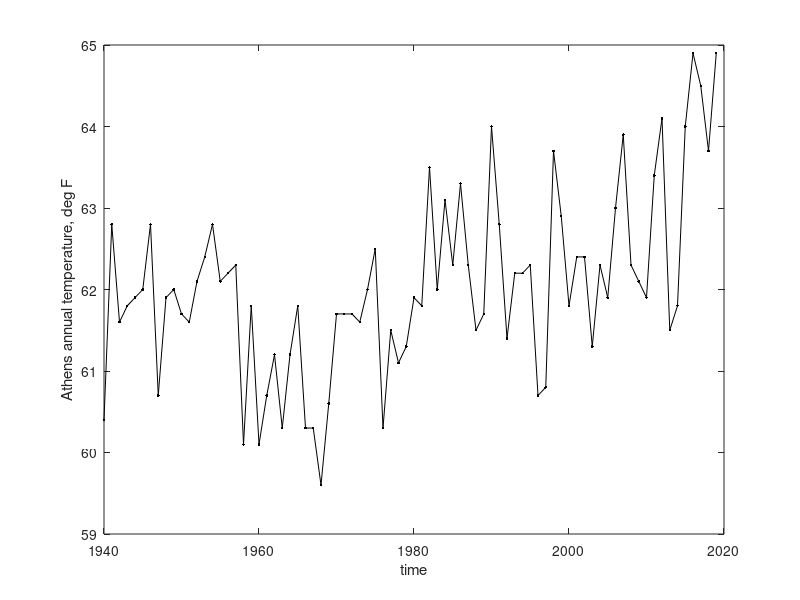
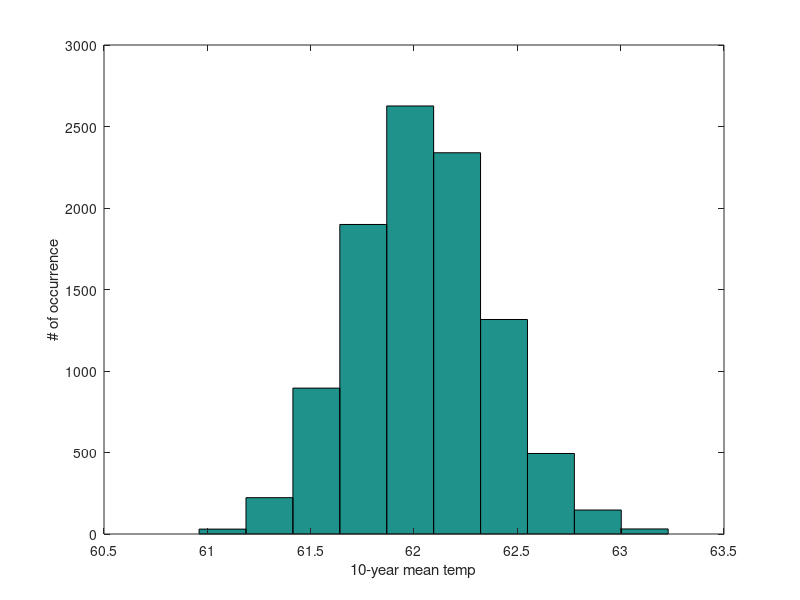

Recreate these plots in MATLAB, in order.
%% week3_lab.m

% by Taka Ito

%% week3 

close all
clear all

load Athens_temperature.mat;

% Quick look at the data
plot(year,annual,'k.-');
xlabel('time');
ylabel('Athens annual temperature, deg F');

% Part 1. Monte Carlo method

% 1. set CL
CL = .99;

% 2. H0: Athens (2010-2019) is not significantly warmer than ltm
%    H1: Athens (2010-2019) is significantly warmer than ltm

% 3. State statistic: Monte Carlo
disp('--- part 1. Monte Carlo approach ---')
K=10000; % 10000 random sampling
N=10;    % sample number 
for k=1:K
    data=randsample(annual,N);
    M(k)=mean(data);
end
figure(2);
hist(M);
xlabel('10-year mean temp');
ylabel('# of occurrence');

% 4. calculate confidence interval
Tcrit = prctile(M,CL*100);
disp(['confidence interval is T < ',num2str(Tcrit), ... 
    ' deg F with 99% probability']);

% 5. evaluate the hypothesis
Ttest = mean(annual(71:80));
if Ttest > Tcrit
    disp(['Ttest is ',num2str(Ttest), 'deg F', ...
        ', so H0 is rejected.']);
else
    disp(['Ttest is ',num2str(Ttest), 'deg F', ...
        ', so H0 cannot be rejected.']);
end

%% Part 2. Student's t-distribution

% 1. set CL
CL = .99;

% 2. H0: Athens (2010-2019) is not significantly warmer than ltm
%    H1: Athens (2010-2019) is significantly warmer than ltm

% 3. State statistic: Monte Carlo
disp('--- part 2. t-test ---')
N=10;    % sample number 
df=N-1;

% 4. calculate confidence interval
tcrit = tinv(CL,df);
disp(['confidence interval is t < ',num2str(tcrit), ... 
    ' with 99% probability']);
mu=mean(annual); % population mean (long term mean)
s=std(annual(71:80)); % sample std
SE=s/sqrt(N-1);       % standard error
xcrit = mu+tcrit*SE;  % critical temp
disp(['equivalnetly, confidence interval is T < ',num2str(xcrit), ... 
    ' with 99% probability']);

% 5. evaluate the hypothesis
% t-statistic of the last 10 year mean temp
ttest = (mean(annual(71:80)) - mu)/SE;
xtest = mean(annual(71:80));

if ttest > tcrit
    disp(['t value is ',num2str(ttest), ...
        ', so H0 is rejected.']);
    disp(['Ttest is ',num2str(xtest), ...
        'deg F, so H0 is rejected.']);
else
    disp(['t value is ',num2str(ttest), ...
        ', so H0 cannot be rejected.']);
    disp(['Ttest is ',num2str(xtest), ...
        'deg F, so H0 is rejected.']);
end


